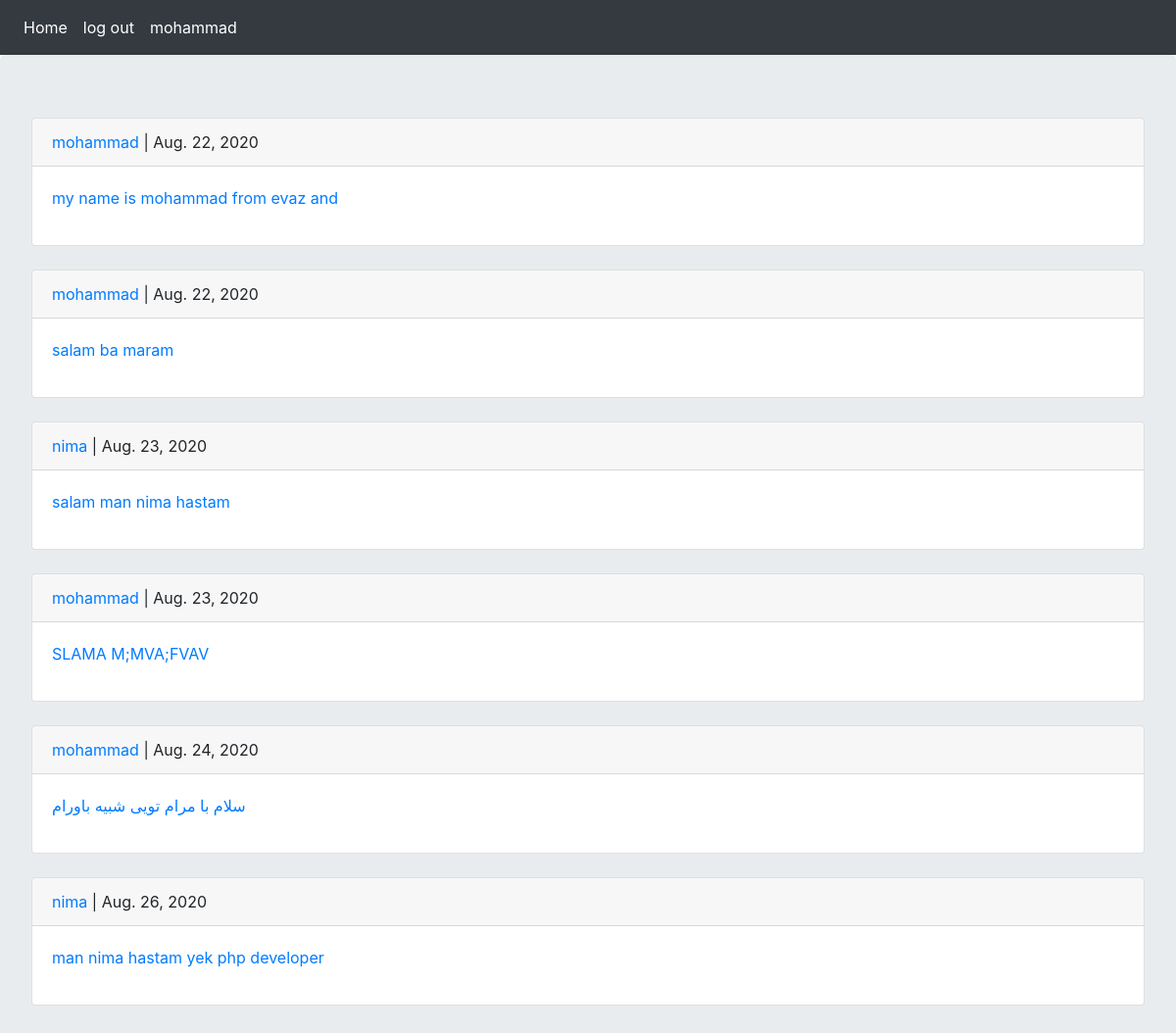
The app's page / (signed in) with its own data.
### posts/models.py (models this page shows, shortened)
class post(models.Model):
    user=models.ForeignKey(User, on_delete=models.CASCADE)
    body=models.TextField(max_length=500)
    slug=models.SlugField(max_length=200,allow_unicode=True)
    created=models.DateTimeField(auto_now_add=True)
    def get_absolute_url(self):
        return reverse('posts:post_detail',args=[self.created.year,self.created.month,self.created.day,self.created.second])

### posts/views.py (the view)
# urls.py: path('',views.all_posts ,name='all_posts'),
def all_posts(request):
    posts=post.objects.all()
    return render(request, 'posts/allposts.html',{'posts':posts})

### posts/templates/posts/allposts.html (shortened to what this page needs)
{% extends 'base.html' %}
{% block content %}
    {% for post in posts %}
        <div class="card">
        <p class="card-header"><a href="{% url 'account:dashboard' post.user.id %}">{{ post.user }} </a> |  {{ post.created|date }}</p>
        <p class="card-body"><a href="{{ post.get_absolute_url }}"> {{ post.body }}</a></p>
        </div></br>
    {% endfor %}
{% endblock %}

### templates/inc/navbar.html
<nav class="navbar navbar-expand-lg navbar-dark bg-dark">
    <div class="navbar-nav">
        <a class="nav-link active" href="{% url  'posts:all_posts' %}">Home</a>
        {% if request.user.is_authenticated %}
            <a class="nav-link active" href="{% url  'account:logout' %}">log out</a>
            <a class="nav-link active" href="{% url  'account:dashboard' request.user.id %}">{{ request.user}}</a>
        {% else %}
            <a class="nav-link active" href="{% url  'account:login' %}">login</a>
            <a class="nav-link active" href="{% url  'account:phone_login' %}">phone login</a>
            <a class="nav-link active" href="{% url  'account:register' %}">register</a>
        {% endif %}
    </div>
</nav>

### records on screen
post: user "mohammad", created "Aug. 22, 2020", body "my name is mohammad from evaz and"
post: user "mohammad", created "Aug. 22, 2020", body "salam ba maram"
post: user "nima", created "Aug. 23, 2020", body "salam man nima hastam"
post: user "mohammad", created "Aug. 23, 2020", body "SLAMA M;MVA;FVAV"
post: user "mohammad", created "Aug. 24, 2020", body "سلام با مرام تویی شبیه باورام"
post: user "nima", created "Aug. 26, 2020", body "man nima hastam yek php developer"

### other values on screen
{{ request.user }} "mohammad"
